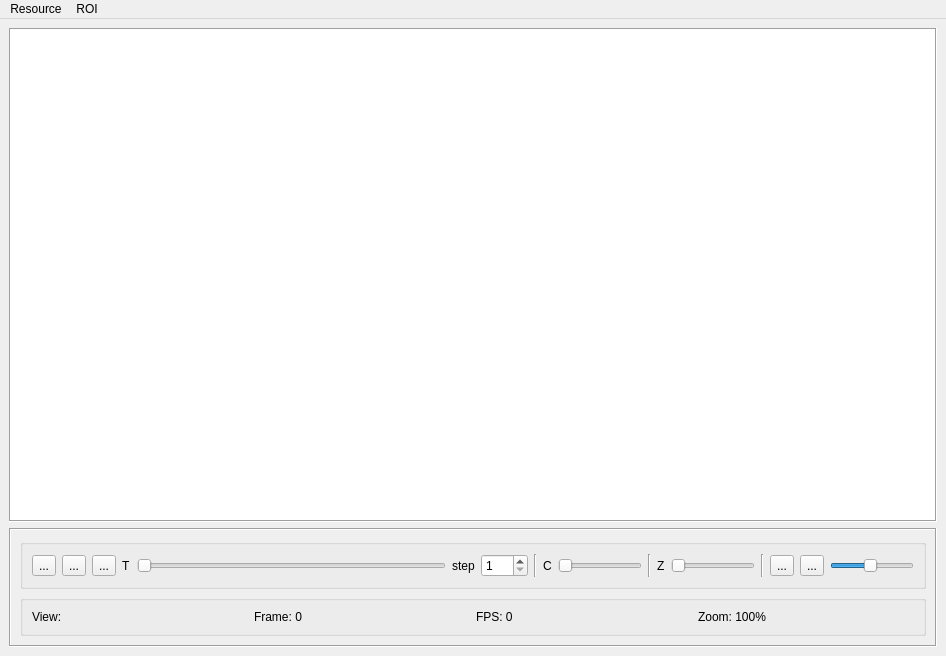
<?xml version="1.0" encoding="UTF-8"?>
<ui version="4.0">
 <class>ImageViewer</class>
 <widget class="QMainWindow" name="ImageViewer">
  <property name="geometry">
   <rect>
    <x>0</x>
    <y>0</y>
    <width>946</width>
    <height>656</height>
   </rect>
  </property>
  <property name="windowTitle">
   <string notr="true">MainWindow</string>
  </property>
  <property name="dockOptions">
   <set>QMainWindow::AllowTabbedDocks|QMainWindow::AnimatedDocks|QMainWindow::ForceTabbedDocks</set>
  </property>
  <widget class="QWidget" name="centralwidget">
   <layout class="QVBoxLayout" name="verticalLayout">
    <item>
     <widget class="QGraphicsView" name="viewer">
      <property name="sizePolicy">
       <sizepolicy hsizetype="Expanding" vsizetype="Expanding">
        <horstretch>0</horstretch>
        <verstretch>0</verstretch>
       </sizepolicy>
      </property>
      <property name="frameShape">
       <enum>QFrame::Box</enum>
      </property>
      <property name="frameShadow">
       <enum>QFrame::Sunken</enum>
      </property>
     </widget>
    </item>
    <item>
     <widget class="QFrame" name="frame">
      <property name="frameShape">
       <enum>QFrame::Box</enum>
      </property>
      <property name="frameShadow">
       <enum>QFrame::Sunken</enum>
      </property>
      <layout class="QVBoxLayout" name="verticalLayout_2">
       <item>
        <widget class="QGroupBox" name="controls">
         <property name="sizePolicy">
          <sizepolicy hsizetype="Expanding" vsizetype="Preferred">
           <horstretch>0</horstretch>
           <verstretch>0</verstretch>
          </sizepolicy>
         </property>
         <property name="flat">
          <bool>false</bool>
         </property>
         <property name="checkable">
          <bool>false</bool>
         </property>
         <layout class="QHBoxLayout" name="horizontalLayout_2">
          <item>
           <widget class="QToolButton" name="video_back_btn">
            <property name="text">
             <string notr="true">...</string>
            </property>
            <property name="icon">
             <iconset resource="../resources.qrc">
              <normaloff>:/icons/video_back</normaloff>:/icons/video_back</iconset>
            </property>
           </widget>
          </item>
          <item>
           <widget class="QToolButton" name="toolButton">
            <property name="text">
             <string notr="true">...</string>
            </property>
            <property name="icon">
             <iconset resource="../resources.qrc">
              <normaloff>:/icons/video_pause</normaloff>:/icons/video_pause</iconset>
            </property>
           </widget>
          </item>
          <item>
           <widget class="QToolButton" name="video_forward">
            <property name="text">
             <string notr="true">...</string>
            </property>
            <property name="icon">
             <iconset resource="../resources.qrc">
              <normaloff>:/icons/video_forward</normaloff>:/icons/video_forward</iconset>
            </property>
           </widget>
          </item>
          <item>
           <widget class="QLabel" name="T">
            <property name="text">
             <string notr="true">T</string>
            </property>
           </widget>
          </item>
          <item>
           <widget class="QSlider" name="t_slider">
            <property name="sizePolicy">
             <sizepolicy hsizetype="Expanding" vsizetype="Fixed">
              <horstretch>0</horstretch>
              <verstretch>0</verstretch>
             </sizepolicy>
            </property>
            <property name="orientation">
             <enum>Qt::Horizontal</enum>
            </property>
            <property name="tickPosition">
             <enum>QSlider::NoTicks</enum>
            </property>
            <property name="tickInterval">
             <number>10</number>
            </property>
           </widget>
          </item>
          <item>
           <widget class="QLabel" name="label">
            <property name="text">
             <string>step</string>
            </property>
           </widget>
          </item>
          <item>
           <widget class="QSpinBox" name="t_step">
            <property name="sizePolicy">
             <sizepolicy hsizetype="Preferred" vsizetype="Fixed">
              <horstretch>0</horstretch>
              <verstretch>0</verstretch>
             </sizepolicy>
            </property>
            <property name="minimum">
             <number>1</number>
            </property>
            <property name="maximum">
             <number>999</number>
            </property>
           </widget>
          </item>
          <item>
           <widget class="Line" name="sep3">
            <property name="orientation">
             <enum>Qt::Vertical</enum>
            </property>
           </widget>
          </item>
          <item>
           <widget class="QLabel" name="C">
            <property name="text">
             <string>C</string>
            </property>
           </widget>
          </item>
          <item>
           <widget class="QSlider" name="c_slider">
            <property name="sizePolicy">
             <sizepolicy hsizetype="Preferred" vsizetype="Fixed">
              <horstretch>0</horstretch>
              <verstretch>0</verstretch>
             </sizepolicy>
            </property>
            <property name="orientation">
             <enum>Qt::Horizontal</enum>
            </property>
           </widget>
          </item>
          <item>
           <widget class="Line" name="sep1">
            <property name="orientation">
             <enum>Qt::Vertical</enum>
            </property>
           </widget>
          </item>
          <item>
           <widget class="QLabel" name="Z">
            <property name="text">
             <string notr="true">Z</string>
            </property>
           </widget>
          </item>
          <item>
           <widget class="QSlider" name="z_slider">
            <property name="sizePolicy">
             <sizepolicy hsizetype="Preferred" vsizetype="Fixed">
              <horstretch>0</horstretch>
              <verstretch>0</verstretch>
             </sizepolicy>
            </property>
            <property name="pageStep">
             <number>1</number>
            </property>
            <property name="orientation">
             <enum>Qt::Horizontal</enum>
            </property>
           </widget>
          </item>
          <item>
           <widget class="Line" name="sep2">
            <property name="orientation">
             <enum>Qt::Vertical</enum>
            </property>
           </widget>
          </item>
          <item>
           <widget class="QToolButton" name="zoom_actual">
            <property name="text">
             <string notr="true">...</string>
            </property>
            <property name="icon">
             <iconset resource="../resources.qrc">
              <normaloff>:/icons/zoom_actual</normaloff>:/icons/zoom_actual</iconset>
            </property>
           </widget>
          </item>
          <item>
           <widget class="QToolButton" name="zoom_fit_btn">
            <property name="text">
             <string notr="true">...</string>
            </property>
            <property name="icon">
             <iconset resource="../resources.qrc">
              <normaloff>:/icons/zoom_fit</normaloff>:/icons/zoom_fit</iconset>
            </property>
           </widget>
          </item>
          <item>
           <widget class="QSlider" name="zoom_value">
            <property name="sizePolicy">
             <sizepolicy hsizetype="Preferred" vsizetype="Fixed">
              <horstretch>0</horstretch>
              <verstretch>0</verstretch>
             </sizepolicy>
            </property>
            <property name="minimum">
             <number>10</number>
            </property>
            <property name="maximum">
             <number>200</number>
            </property>
            <property name="value">
             <number>100</number>
            </property>
            <property name="orientation">
             <enum>Qt::Horizontal</enum>
            </property>
           </widget>
          </item>
         </layout>
        </widget>
       </item>
       <item>
        <widget class="QGroupBox" name="FOV_info">
         <property name="title">
          <string notr="true"/>
         </property>
         <layout class="QHBoxLayout" name="horizontalLayout">
          <item>
           <widget class="QLabel" name="view_name">
            <property name="text">
             <string notr="true">View:</string>
            </property>
           </widget>
          </item>
          <item>
           <widget class="QLabel" name="current_frame">
            <property name="text">
             <string notr="true">Frame: 0</string>
            </property>
           </widget>
          </item>
          <item>
           <widget class="QLabel" name="FPS">
            <property name="sizePolicy">
             <sizepolicy hsizetype="Preferred" vsizetype="Fixed">
              <horstretch>0</horstretch>
              <verstretch>0</verstretch>
             </sizepolicy>
            </property>
            <property name="text">
             <string notr="true">FPS: 0</string>
            </property>
           </widget>
          </item>
          <item>
           <widget class="QLabel" name="scale_value">
            <property name="text">
             <string notr="true">Zoom: 100%</string>
            </property>
           </widget>
          </item>
         </layout>
        </widget>
       </item>
      </layout>
     </widget>
    </item>
   </layout>
  </widget>
  <widget class="QMenuBar" name="menuBar">
   <property name="geometry">
    <rect>
     <x>0</x>
     <y>0</y>
     <width>946</width>
     <height>19</height>
    </rect>
   </property>
   <widget class="QMenu" name="menuResource">
    <property name="title">
     <string notr="true">Resource</string>
    </property>
    <addaction name="separator"/>
   </widget>
   <widget class="QMenu" name="menuROI">
    <property name="title">
     <string notr="true">ROI</string>
    </property>
    <addaction name="separator"/>
    <addaction name="actionSet_template"/>
    <addaction name="actionLoad_template"/>
    <addaction name="separator"/>
    <addaction name="actionView_template"/>
    <addaction name="actionIdentify_ROIs"/>
    <addaction name="actionSave_ROIs"/>
   </widget>
   <addaction name="menuResource"/>
   <addaction name="menuROI"/>
  </widget>
  <action name="actionApply_correction">
   <property name="checkable">
    <bool>true</bool>
   </property>
   <property name="enabled">
    <bool>false</bool>
   </property>
   <property name="text">
    <string notr="true">Apply correction</string>
   </property>
  </action>
  <action name="actionClose_window">
   <property name="text">
    <string notr="true">Close window</string>
   </property>
  </action>
  <action name="actionPlot">
   <property name="enabled">
    <bool>false</bool>
   </property>
   <property name="text">
    <string notr="true">Plot</string>
   </property>
  </action>
  <action name="actionSet_template">
   <property name="enabled">
    <bool>false</bool>
   </property>
   <property name="text">
    <string notr="true">Selection as template</string>
   </property>
  </action>
  <action name="actionLoad_template">
   <property name="enabled">
    <bool>true</bool>
   </property>
   <property name="text">
    <string notr="true">Load template</string>
   </property>
  </action>
  <action name="actionIdentify_ROIs">
   <property name="enabled">
    <bool>false</bool>
   </property>
   <property name="text">
    <string notr="true">Detect ROIs</string>
   </property>
  </action>
  <action name="actionSave_ROIs">
   <property name="text">
    <string notr="true">Save ROIs</string>
   </property>
  </action>
  <action name="actionView_template">
   <property name="enabled">
    <bool>false</bool>
   </property>
   <property name="text">
    <string notr="true">View template in new tab</string>
   </property>
  </action>
  <action name="actionVidstab">
   <property name="text">
    <string notr="true">Vidstab</string>
   </property>
  </action>
  <action name="actionPhase_correlation">
   <property name="text">
    <string notr="true">Phase correlation</string>
   </property>
  </action>
  <action name="actionLoad_file">
   <property name="text">
    <string notr="true">Load file</string>
   </property>
  </action>
  <action name="actionSave_to_file">
   <property name="enabled">
    <bool>false</bool>
   </property>
   <property name="text">
    <string notr="true">Save to file</string>
   </property>
  </action>
 </widget>
 <resources>
  <include location="../resources.qrc"/>
 </resources>
 <connections>
  <connection>
   <sender>video_back_btn</sender>
   <signal>clicked()</signal>
   <receiver>ImageViewer</receiver>
   <slot>video_back()</slot>
   <hints>
    <hint type="sourcelabel">
     <x>43</x>
     <y>576</y>
    </hint>
    <hint type="destinationlabel">
     <x>470</x>
     <y>296</y>
    </hint>
   </hints>
  </connection>
  <connection>
   <sender>zoom_actual</sender>
   <signal>clicked()</signal>
   <receiver>ImageViewer</receiver>
   <slot>zoom_reset()</slot>
   <hints>
    <hint type="sourcelabel">
     <x>781</x>
     <y>576</y>
    </hint>
    <hint type="destinationlabel">
     <x>473</x>
     <y>240</y>
    </hint>
   </hints>
  </connection>
  <connection>
   <sender>toolButton</sender>
   <signal>clicked()</signal>
   <receiver>ImageViewer</receiver>
   <slot>pause_video()</slot>
   <hints>
    <hint type="sourcelabel">
     <x>73</x>
     <y>576</y>
    </hint>
    <hint type="destinationlabel">
     <x>392</x>
     <y>333</y>
    </hint>
   </hints>
  </connection>
  <connection>
   <sender>t_slider</sender>
   <signal>valueChanged(int)</signal>
   <receiver>ImageViewer</receiver>
   <slot>change_frame(int)</slot>
   <hints>
    <hint type="sourcelabel">
     <x>489</x>
     <y>572</y>
    </hint>
    <hint type="destinationlabel">
     <x>463</x>
     <y>484</y>
    </hint>
   </hints>
  </connection>
  <connection>
   <sender>z_slider</sender>
   <signal>valueChanged(int)</signal>
   <receiver>ImageViewer</receiver>
   <slot>change_layer(int)</slot>
   <hints>
    <hint type="sourcelabel">
     <x>754</x>
     <y>572</y>
    </hint>
    <hint type="destinationlabel">
     <x>470</x>
     <y>407</y>
    </hint>
   </hints>
  </connection>
  <connection>
   <sender>zoom_value</sender>
   <signal>sliderMoved(int)</signal>
   <receiver>ImageViewer</receiver>
   <slot>zoom_set_value(int)</slot>
   <hints>
    <hint type="sourcelabel">
     <x>913</x>
     <y>572</y>
    </hint>
    <hint type="destinationlabel">
     <x>495</x>
     <y>152</y>
    </hint>
   </hints>
  </connection>
  <connection>
   <sender>zoom_fit_btn</sender>
   <signal>clicked()</signal>
   <receiver>ImageViewer</receiver>
   <slot>zoom_fit()</slot>
   <hints>
    <hint type="sourcelabel">
     <x>811</x>
     <y>576</y>
    </hint>
    <hint type="destinationlabel">
     <x>460</x>
     <y>198</y>
    </hint>
   </hints>
  </connection>
  <connection>
   <sender>video_forward</sender>
   <signal>clicked()</signal>
   <receiver>ImageViewer</receiver>
   <slot>play_video()</slot>
   <hints>
    <hint type="sourcelabel">
     <x>103</x>
     <y>576</y>
    </hint>
    <hint type="destinationlabel">
     <x>476</x>
     <y>365</y>
    </hint>
   </hints>
  </connection>
  <connection>
   <sender>actionClose_window</sender>
   <signal>triggered()</signal>
   <receiver>ImageViewer</receiver>
   <slot>close_window()</slot>
   <hints>
    <hint type="sourcelabel">
     <x>-1</x>
     <y>-1</y>
    </hint>
    <hint type="destinationlabel">
     <x>63</x>
     <y>136</y>
    </hint>
   </hints>
  </connection>
  <connection>
   <sender>actionSet_template</sender>
   <signal>triggered()</signal>
   <receiver>ImageViewer</receiver>
   <slot>set_roi_template()</slot>
   <hints>
    <hint type="sourcelabel">
     <x>-1</x>
     <y>-1</y>
    </hint>
    <hint type="destinationlabel">
     <x>472</x>
     <y>327</y>
    </hint>
   </hints>
  </connection>
  <connection>
   <sender>actionLoad_template</sender>
   <signal>triggered()</signal>
   <receiver>ImageViewer</receiver>
   <slot>load_roi_template()</slot>
   <hints>
    <hint type="sourcelabel">
     <x>-1</x>
     <y>-1</y>
    </hint>
    <hint type="destinationlabel">
     <x>472</x>
     <y>327</y>
    </hint>
   </hints>
  </connection>
  <connection>
   <sender>actionIdentify_ROIs</sender>
   <signal>triggered()</signal>
   <receiver>ImageViewer</receiver>
   <slot>identify_rois()</slot>
   <hints>
    <hint type="sourcelabel">
     <x>-1</x>
     <y>-1</y>
    </hint>
    <hint type="destinationlabel">
     <x>472</x>
     <y>327</y>
    </hint>
   </hints>
  </connection>
  <connection>
   <sender>actionView_template</sender>
   <signal>triggered()</signal>
   <receiver>ImageViewer</receiver>
   <slot>view_template()</slot>
   <hints>
    <hint type="sourcelabel">
     <x>-1</x>
     <y>-1</y>
    </hint>
    <hint type="destinationlabel">
     <x>472</x>
     <y>327</y>
    </hint>
   </hints>
  </connection>
  <connection>
   <sender>actionSave_ROIs</sender>
   <signal>triggered()</signal>
   <receiver>ImageViewer</receiver>
   <slot>save_rois()</slot>
   <hints>
    <hint type="sourcelabel">
     <x>-1</x>
     <y>-1</y>
    </hint>
    <hint type="destinationlabel">
     <x>472</x>
     <y>327</y>
    </hint>
   </hints>
  </connection>
  <connection>
   <sender>c_slider</sender>
   <signal>valueChanged(int)</signal>
   <receiver>ImageViewer</receiver>
   <slot>change_channel(int)</slot>
   <hints>
    <hint type="sourcelabel">
     <x>600</x>
     <y>565</y>
    </hint>
    <hint type="destinationlabel">
     <x>631</x>
     <y>335</y>
    </hint>
   </hints>
  </connection>
 </connections>
 <slots>
  <slot>zoom_reset()</slot>
  <slot>zoom_fit()</slot>
  <slot>zoom_set_value(int)</slot>
  <slot>video_back()</slot>
  <slot>change_frame(int)</slot>
  <slot>change_layer(int)</slot>
  <slot>pause_video()</slot>
  <slot>play_video()</slot>
  <slot>close_window()</slot>
  <slot>compute_drift()</slot>
  <slot>apply_drift_correction()</slot>
  <slot>plot_drift()</slot>
  <slot>set_roi_template()</slot>
  <slot>load_roi_template()</slot>
  <slot>identify_rois()</slot>
  <slot>view_roi_image()</slot>
  <slot>save_rois()</slot>
  <slot>view_template()</slot>
  <slot>compute_drift_vidstab()</slot>
  <slot>compute_drift_phase_correlation()</slot>
  <slot>load_drift_file()</slot>
  <slot>save_drift_file()</slot>
  <slot>change_channel(int)</slot>
 </slots>
</ui>
